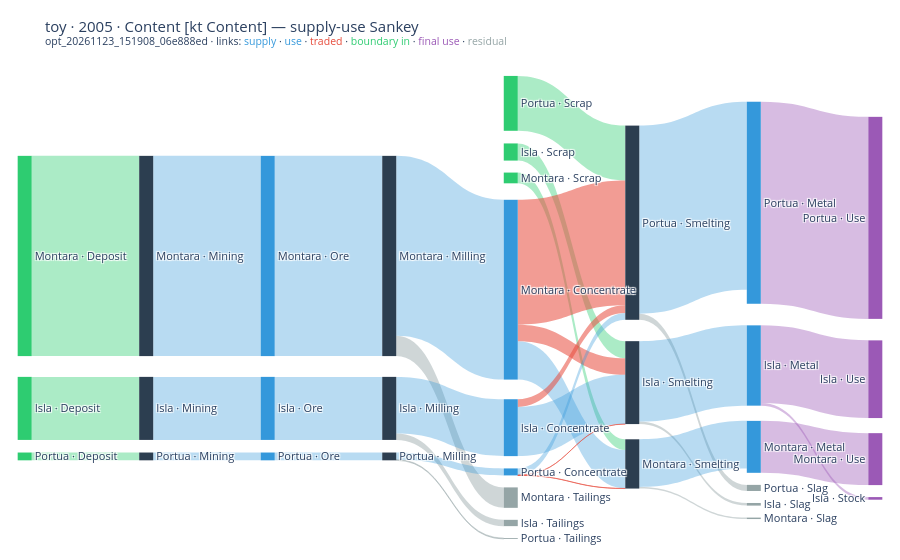

Notebook code cell kept with this figure:
### Markdown cell above
## The Sankey

A Sankey draws one period and one valuation of the table: the blocks as columns, edges as bands. The first figure is Plotly, interactive in VS Code or Jupyter; the second is the PNG that Stage 6 wrote beside the run through kaleido, which is what GitHub shows. Boundary inputs are green, supply and use blue, traded legs red, final use purple, residuals grey. A link at or below zero cannot be drawn: the build logs a warning with their total, and the toy's few small negative flows (no hard bands) are among them.

### Code cell
fig = psut.sankey("2005", unit="kt Content")
fig

### Figure 1 — Plotly figure (JSON) as saved in the notebook; plotly's stock layout.template omitted (floating-point values rounded to 4 significant figures)
{"data": [{"arrangement": "snap", "link": {"color": ["rgba(46,204,113,0.4)", "rgba(46,204,113,0.4)", "rgba(46,204,113,0.4)", "rgba(46,204,113,0.4)", "rgba(46,204,113,0.4)", "rgba(46,204,113,0.4)", "rgba(149,165,166,0.45)", "rgba(149,165,166,0.45)", "rgba(149,165,166,0.45)", "rgba(149,165,166,0.45)", "rgba(149,165,166,0.45)", "rgba(149,165,166,0.45)", "rgba(52,152,219,0.35)", "rgba(52,152,219,0.35)", "rgba(52,152,219,0.35)", "rgba(52,152,219,0.35)", "rgba(52,152,219,0.35)", "rgba(52,152,219,0.35)", "rgba(52,152,219,0.35)", "rgba(52,152,219,0.35)", "rgba(52,152,219,0.35)", "rgba(52,152,219,0.35)", "rgba(52,152,219,0.35)", "rgba(52,152,219,0.35)", "rgba(52,152,219,0.35)", "rgba(231,76,60,0.55)", "rgba(231,76,60,0.55)", "rgba(231,76,60,0.55)", "rgba(52,152,219,0.35)", "rgba(231,76,60,0.55)", "rgba(231,76,60,0.55)", "rgba(52,152,219,0.35)", "rgba(155,89,182,0.4)", "rgba(155,89,182,0.4)", "rgba(155,89,182,0.4)", "rgba(155,89,182,0.4)"], "customdata": ["E · boundary in", "E · boundary in", "E · boundary in", "O · boundary in", "O · boundary in", "O · boundary in", "P · residual", "P · residual", "P · residual", "P · residual", "P · residual", "P · residual", "S · supply", "S · supply", "S · supply", "S · supply", "S · supply", "S · supply", "S · supply", "S · supply", "S · supply", "U · use", "U · use", "U · use", "U · use", "U · traded", "U · traded", "U · traded", "U · use", "U · traded", "U · traded", "U · use", "Y · final use", "Y · final use", "Y · final use", "Y · final use"], "hovertemplate": "%{source.label} → %{target.label}<br>%{value:,.1f} kt Content · %{customdata}<extra></extra>", "source": [2, 4, 0, 3, 5, 1, 9, 12, 6, 11, 14, 8, 10, 13, 7, 9, 12, 6, 11, 14, 8, 20, 23, 17, 18, 18, 18, 21, 21, 21, 15, 15, 19, 22, 16, 16], "target": [10, 13, 7, 11, 14, 8, 31, 33, 29, 30, 32, 28, 20, 23, 17, 18, 21, 15, 19, 22, 16, 9, 12, 6, 11, 14, 8, 11, 14, 8, 14, 8, 26, 27, 25, 24], "value": [10.58, 0.412, 3.331, 0.5671, 2.899, 0.9056, 1.08, 0.04382, 0.333, 0.07628, 0.3228, 0.1383, 10.58, 0.412, 3.331, 9.502, 0.3682, 2.998, 2.519, 9.939, 4.243, 10.58, 0.412, 3.331, 2.029, 6.6, 0.8725, 0.006735, 0.3556, 0.005856, 0.4078, 2.598, 2.745, 10.68, 4.106, 0.1377]}, "node": {"color": ["#2ECC71", "#2ECC71", "#2ECC71", "#2ECC71", "#2ECC71", "#2ECC71", "#2C3E50", "#2C3E50", "#2C3E50", "#2C3E50", "#2C3E50", "#2C3E50", "#2C3E50", "#2C3E50", "#2C3E50", "#3498DB", "#3498DB", "#3498DB", "#3498DB", "#3498DB", "#3498DB", "#3498DB", "#3498DB", "#3498DB", "#9B59B6", "#9B59B6", "#9B59B6", "#9B59B6", "#95A5A6", "#95A5A6", "#95A5A6", "#95A5A6", "#95A5A6", "#95A5A6"], "hovertemplate": "%{label}<br>%{value:,.1f} kt Content<extra></extra>", "label": ["Isla · Deposit", "Isla · Scrap", "Montara · Deposit", "Montara · Scrap", "Portua · Deposit", "Portua · Scrap", "Isla · Milling", "Isla · Mining", "Isla · Smelting", "Montara · Milling", "Montara · Mining", "Montara · Smelting", "Portua · Milling", "Portua · Mining", "Portua · Smelting", "Isla · Concentrate", "Isla · Metal", "Isla · Ore", "Montara · Concentrate", "Montara · Metal", "Montara · Ore", "Portua · Concentrate", "Portua · Metal", "Portua · Ore", "Isla · Stock", "Isla · Use", "Montara · Use", "Portua · Use", "Isla · Slag", "Isla · Tailings", "Montara · Slag", "Montara · Tailings", "Portua · Slag", "Portua · Tailings"], "line": {"width": 0}, "pad": 12, "thickness": 14, "x": [0.01, 0.57, 0.01, 0.57, 0.01, 0.57, 0.43, 0.15, 0.71, 0.43, 0.15, 0.71, 0.43, 0.15, 0.71, 0.57, 0.85, 0.29, 0.57, 0.85, 0.29, 0.57, 0.85, 0.29, 0.99, 0.99, 0.99, 0.99, 0.85, 0.57, 0.85, 0.57, 0.85, 0.57], "y": [0.7175, 0.1833, 0.3999, 0.2348, 0.8175, 0.08199, 0.7175, 0.7175, 0.6638, 0.3999, 0.3999, 0.8332, 0.8175, 0.8175, 0.3306, 0.7577, 0.6281, 0.7175, 0.4702, 0.7976, 0.3999, 0.8498, 0.2891, 0.8175, 0.9048, 0.6567, 0.8232, 0.3206, 0.9131, 0.951, 0.9376, 0.9008, 0.8832, 0.9791]}, "type": "sankey"}], "layout": {"font": {"size": 11}, "margin": {"b": 16, "l": 16, "r": 16, "t": 64}, "title": {"text": "toy · 2005 · Content [kt Content] — supply-use Sankey<br><sup>opt_20261123_151908_06e888ed · links: <span style=\"color:rgb(52,152,219)\">supply</span> · <span style=\"color:rgb(52,152,219)\">use</span> · <span style=\"color:rgb(231,76,60)\">traded</span> · <span style=\"color:rgb(46,204,113)\">boundary in</span> · <span style=\"color:rgb(155,89,182)\">final use</span> · <span style=\"color:rgb(149,165,166)\">residual</span></sup>"}}}
